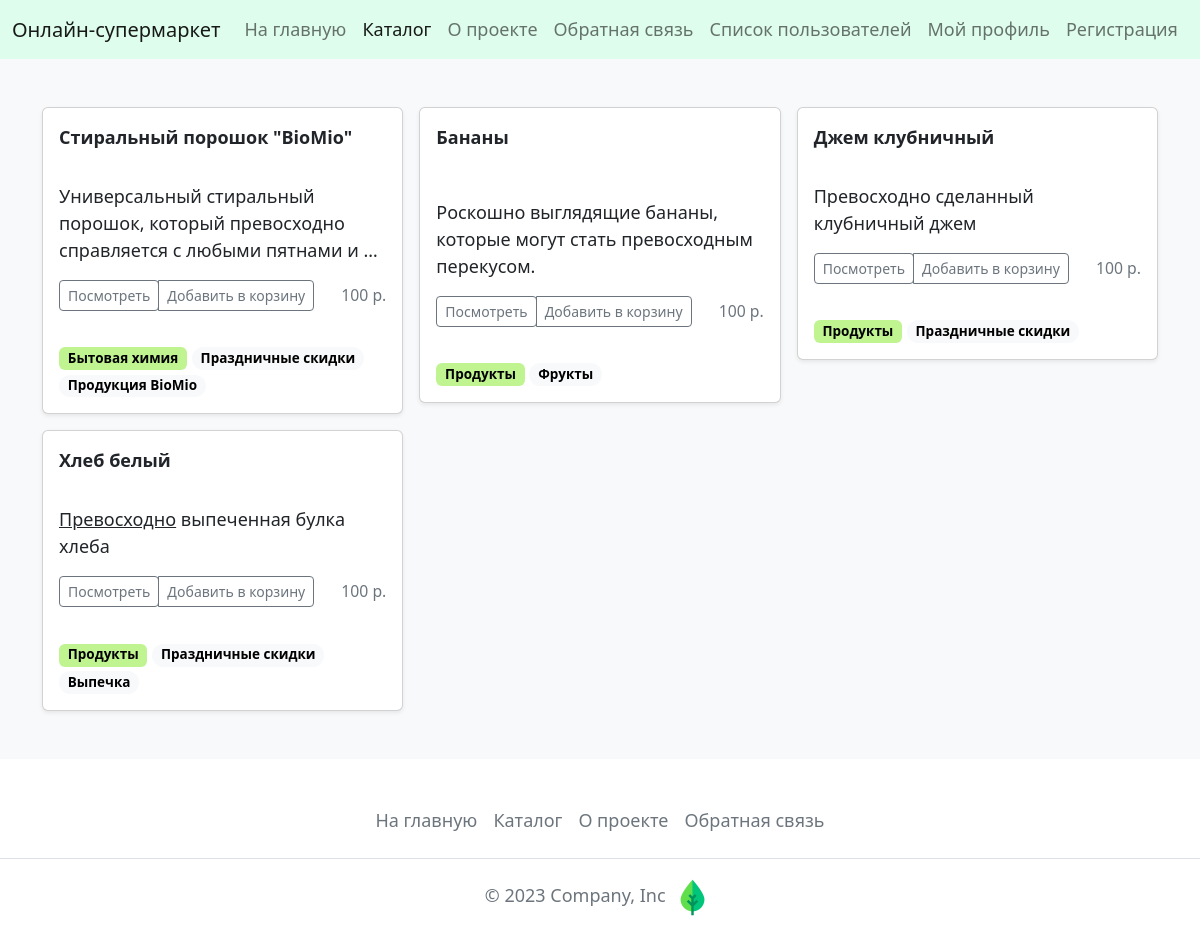
Page /catalog/ on the committed database.
### catalog/models.py (models this page shows)
class Item(ModelForCatalog):
    objects = ItemManager()
    text = models.TextField('описание',
                            help_text='Укажите описание товара',
                            validators=[
                                validator_word_good
                            ])
    category = models.ForeignKey('Category',
                                 on_delete=models.CASCADE,
                                 related_name='item',
                                 verbose_name='категория',
                                 help_text='Укажите категорию')
    tags = models.ManyToManyField(Tag, verbose_name='тэги',
                                  help_text='Выберите тэги.')
    is_on_main = models.BooleanField('отображать товар на главной?',
                                     help_text='Укажите, должен ли товар '
                                     'отображаться на главной',
                                     default=False)
    class Meta:
        verbose_name = 'товар'
        verbose_name_plural = 'товары'
    def get_absolute_url(self):
        return reverse('catalog:item_detail', args=[self.id])

class Category(ModelForCatalog):
    slug = models.SlugField('слаг',
                            max_length=200,
                            unique=True,
                            help_text='Укажите слаг')
    weight = models.PositiveSmallIntegerField('вес',
                                              default=100,
                                              help_text='Чем меньше вес, '
                                              'тем раньше товар в выдаче',
                                              validators=[
                                                validators.MinValueValidator(
                                                    0
                                                ),
                                                validators.MaxValueValidator(
                                                    32767
                                                )
                                              ])
    class Meta:
        verbose_name = 'категория'
        verbose_name_plural = 'категории'

class Tag(ModelForCatalog):
    slug = models.SlugField('слаг',
                            max_length=200,
                            unique=True,
                            help_text='Укажите слаг')
    class Meta:
        verbose_name = 'тэг'
        verbose_name_plural = 'тэги'

### catalog/views.py (the view)
# urls.py: path('', views.item_list, name='item_list'),
def item_list(request):
    template = 'catalog/item_list.html'
    items = models.Item.objects.published().order_by(
        models.Item.category.field.name,
        models.Item.name.field.name,
        models.Item.id.field.name)
    context = {'items_list': items}
    return render(request, template, context)

### catalog/models.py (called while the page is built)
    def published(self):
        return (
            self.get_queryset()
            .filter(is_published=True)
            .filter(category__is_published=True)
            .select_related(Item.category.field.name,
                            Item.imagemodel.related.name)
            .prefetch_related(
                models.Prefetch(
                    Item.tags.field.name,
                    queryset=Tag.objects.filter(is_published=True).only('name')
                )
            ).only(Item.name.field.name,
                   Item.text.field.name,
                   f'{Item.category.field.name}_{Category.id.field.name}',
                   f'{Item.category.field.name}__{Category.name.field.name}',
                   f'{Item.imagemodel.related.name}__'
                   f'{ImageModel.image.field.name}')
        )

    @property
    def get_main_image_300_200(self):
        return get_thumbnail(self.image,
                             '300x200',
                             crop='center',
                             quality=51)

### core/models.py (called while the page is built)
    def __str__(self):
        return self.name

### templates/catalog/item_list.html
{% extends 'base.html' %}
{% block content %}
{% load static %}
<div class="album py-5 bg-light">
  <div class="container">
    <div class="row row-cols-1 row-cols-sm-2 row-cols-md-3 g-3">
      {% for item in items_list %}
      {% include "includes/single_item.html" %}
      {% empty %}
      <p>Тут пока пусто, но скоро мы добавим товары!</p>
      {% endfor %}
    </div>
  </div>
</div>
{% endblock %}

### templates/includes/single_item.html (shortened to what this page needs)
<div class="col">
    <div class="card shadow-sm">
      <div class="card-body">
        <b>{{ item.name }}</b>
      </div>
      <div class="card-body">
        <p class="card-text">{{ item.text|safe|truncatewords_html:10 }}</p>
        <div class="d-flex justify-content-between align-items-center">
          <div class="btn-group">
            <form action="{{ item.get_absolute_url }}">
              <button type="submit" class="btn btn-sm btn-outline-secondary">Посмотреть</button>
            </form>
            <button type="button" class="btn btn-sm btn-outline-secondary">Добавить в корзину</button>
          </div>
          <small class="text-muted">100 р.</small>
        </div>
      </div>
      <div class="card-body">
        <span class="badge" style="background-color: #BFF490; color: black;">{{ item.category }}</span>
        {% for tag in item.tags.all %}<span class="badge rounded-pill text-bg-light">{{ tag.name }}</span> {% endfor %}
      </div>
    </div>
  </div>

### static_dev/css/common.css (style rules this page uses)
body { font-size: 18px; }

### rows in the picture
Item: name "Стиральный порошок \"BioMio\"", text "Универсальный стиральный порошок, который превосходно справляется с любыми пятнами и …", category "Бытовая химия"
Tag: name "Праздничные скидки"
Tag: name "Продукция BioMio"
Item: name "Бананы", text "Роскошно выглядящие бананы, которые могут стать превосходным перекусом.", category "Продукты"
Tag: name "Фрукты"
Item: name "Джем клубничный", text "Превосходно сделанный клубничный джем", category "Продукты"
Item: name "Хлеб белый", text "Превосходно выпеченная булка хлеба", category "Продукты"
Tag: name "Выпечка"
